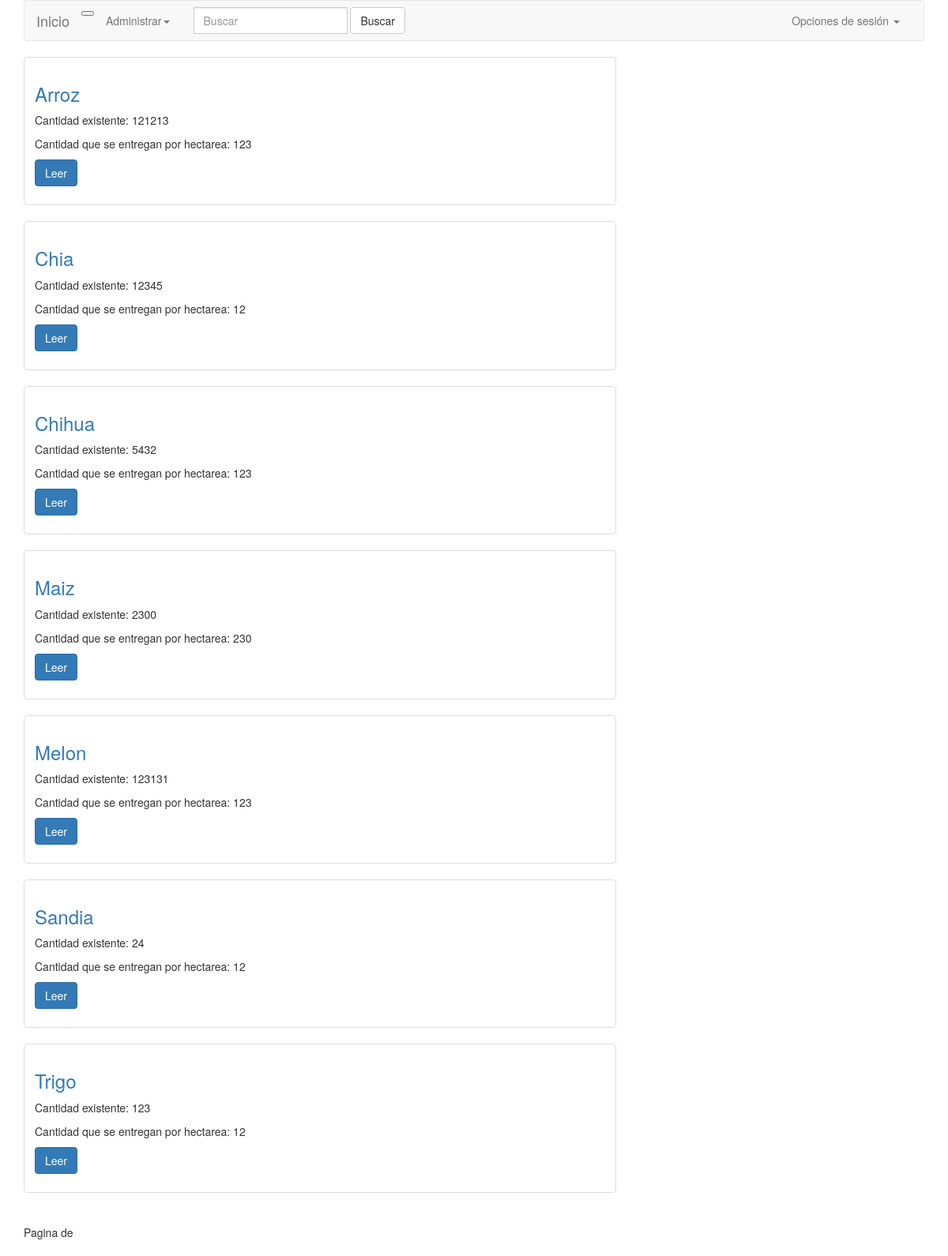
/, run on an earlier commit of the app's database.
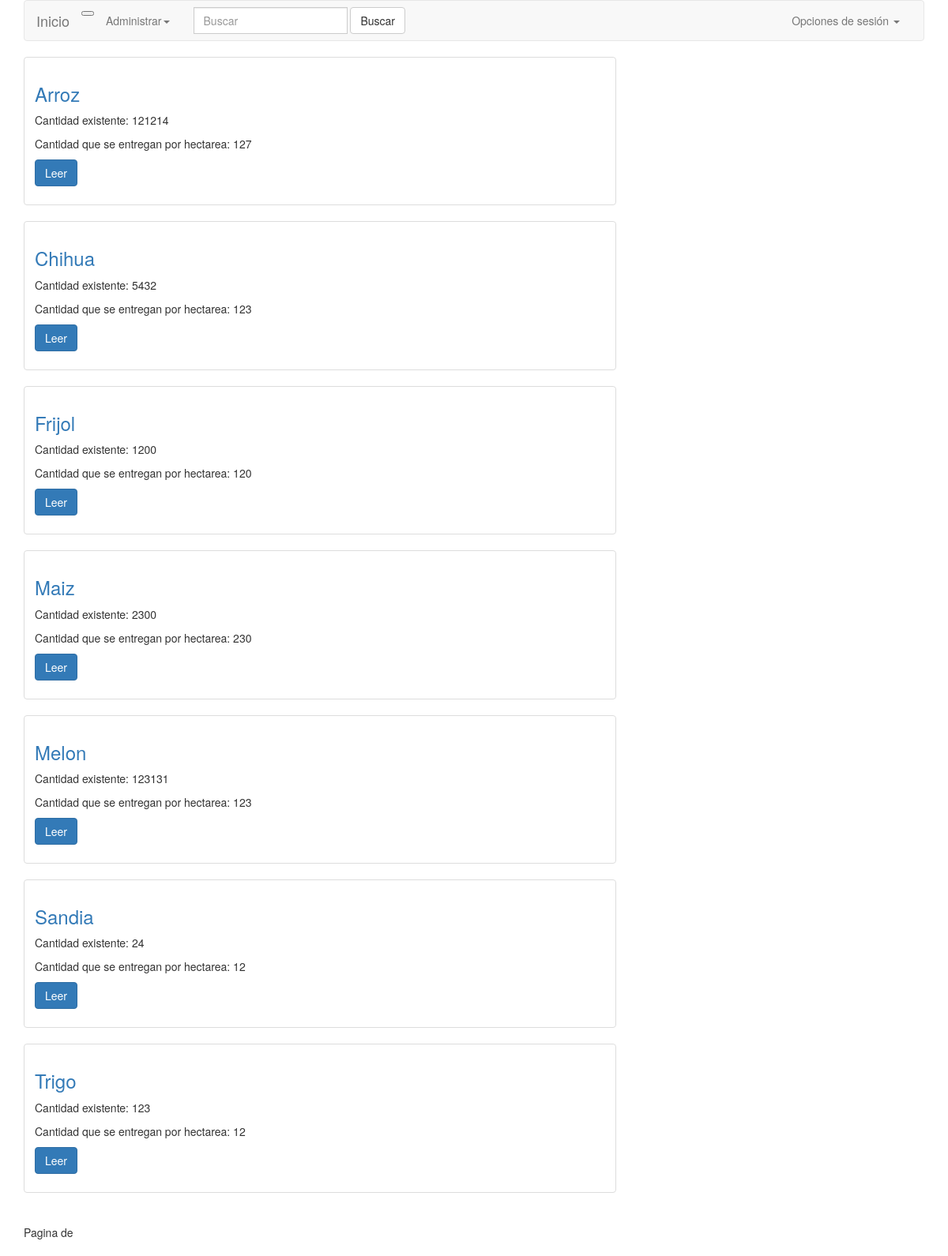
And on a later commit of the database.
### inventario/models.py (models this page shows, shortened)
class Semilla(models.Model):
    Nombre = models.CharField(max_length=100)
    CantidadExistente = models.PositiveIntegerField(
        verbose_name="Cantidad existente en KG",
        default=0
    )
    CantidadPorHectarea = models.PositiveIntegerField(
        verbose_name="Cantidad en KG que se movimiento por Hectárea",
        default=0,
    )

### inventario/views.py (the view)
# urls.py: url(r'^$', semilla_list, name='list'),
def semilla_list(request):
    queryset_list = Semilla.objects.all().order_by("Nombre")
    query = request.GET.get("q")
    if query:
        queryset_list = queryset_list.filter(
            Q(Nombre__icontains=query)|
            Q(CantidadExistente__icontains=query)|
            Q(CantidadPorHectarea__icontains=query)
        ).distinct()
    paginator = Paginator(queryset_list, 5)
    page = request.GET.get('page')
    try:
        queryset = paginator.page(page)
    except PageNotAnInteger:
        queryset = paginator.page(1)
    except EmptyPage:
        queryset = paginator.page(paginator.num_pages)
    context = {
        "object_list": queryset_list,
        "title": "Inventario"
    }
    return render(request, "semilla_list.html", context)

### templates/semilla_list.html (shortened to what this page needs)
{% extends "base.html" %}
{% block content%}
<div class="container">
	<div class="row">
		<div class="col-md-8">
            {% for obj in object_list %}
                <div class="thumbnail">
                    <div class="caption post-detail-item">
                        <h3><a href='{{obj.get_absolute_url}}'>{{obj.Nombre}}</a></h3>
                        <p>Cantidad existente: {{obj.CantidadExistente|truncatechars_html:20}}</p>
                        <p>Cantidad que se entregan por hectarea: {{obj.CantidadPorHectarea|truncatechars_html:20}}</p>
                        <p><a href='{{obj.get_absolute_url}}' class="btn btn-primary" role="button">Leer</a></p>
                    </div>
                </div>
            {% endfor %}
			<div class="pagination">
				<span class="step-links">
					<span class="current">
						Pagina {{ object_list.number }} de {{ object_list.paginator.num_pages }}
					</span>
				</span>
			</div>
		</div>
	</div>
</div>
{% endblock %}

What changed in the data, as far as the page shows it:
removed Semilla: Nombre "Chia", CantidadExistente "12345", CantidadPorHectarea "12"
changed Semilla "Arroz": CantidadExistente "121213" → "121214"; CantidadPorHectarea "123" → "127"
added Semilla: Nombre "Frijol", CantidadExistente "1200", CantidadPorHectarea "120"
